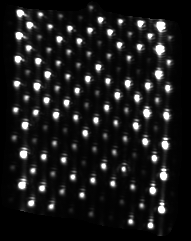
#> input picture resources/dots.png, 191 x 241 px, found by its file name
$ python dot_detector.py
#> lines starting #> are read from the running program, lines starting #| are printed output that depends on the picture; after the words box and inside, x2 and y2 are one past the last pixel; in counts of white or black regions, pixels touching at a corner belong together
import numpy as np
import matplotlib.pyplot as plt
import cv2 as cv

img = cv.imread('.\resources\dots.png')
#> img is the input picture: shape (241, 191, 3); min 0, max 255, mean 26.5
gray = cv.cvtColor(img, cv.COLOR_BGR2GRAY)
gray_blurred = cv.blur(gray, (4, 4))
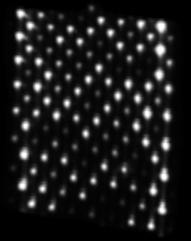
#> gray_blurred: shape (241, 191); min 0, max 255, mean 26.6

# Apply Hough transform on the blurred image.
detected_circles = cv.HoughCircles(gray_blurred,
                   cv.HOUGH_GRADIENT, 1, 12, param1 = 5,
                                   param2 = 5, minRadius = 0, maxRadius = 5)
#> detected_circles = 127 rows, first 8: [160.5, 25.5, 4.4], [159.5, 49.5, 4.4], [38.5, 61.5, 3.3], [35.5, 112.5, 2.4], [19.5, 36.5, 3.3], [40.5, 14.5, 2.4], [163.5, 176.5, 3.3], [147.5, 112.5, 4.4]

# Draw circles that are detected.
if detected_circles is not None:
    detected_circles = np.uint16(np.around(detected_circles))
#> detected_circles = 127 rows, first 8: [160, 26, 4], [160, 50, 4], [38, 62, 3], [36, 112, 2], [20, 36, 3], [40, 14, 2], [164, 176, 3], [148, 112, 4]

    for pt in detected_circles[0, :]:
        a, b, r = pt[0], pt[1], pt[2]

        # Draw the circumference of the circle.
        cv.circle(img, (a, b), r, (0, 255, 0), 2)

        # Draw a small circle (of radius 1) to show the center.
        cv.circle(img, (a, b), 1, (0, 0, 255), 3)
#> this loop made 127 passes
#> (a, b, r) on passes 1 to 12: (160, 26, 4), (160, 50, 4), (38, 62, 3), (36, 112, 2), (20, 36, 3), (40, 14, 2), (164, 176, 3), (148, 112, 4), (38, 86, 4), (158, 72, 3), (32, 204, 2), (120, 22, 2)
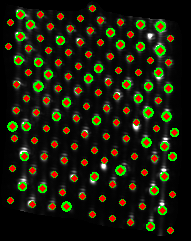
#> img: shape (241, 191, 3); 13.45% of pixels changed, all inside (x1, y1, x2, y2) = (5, 5, 179, 234)

plt.imshow(img)
plt.show()

$ run again, with resources/seed position.png copied over resources/dots.png
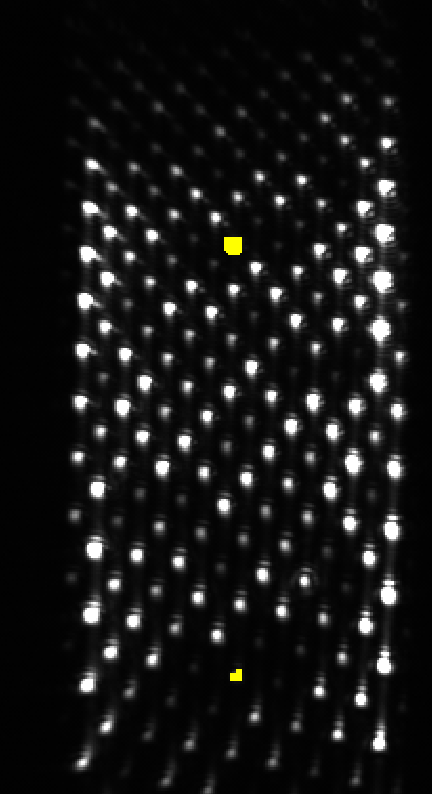
#> input picture resources/seed position.png, 432 x 794 px, found by its file name
#> img is the input picture: shape (794, 432, 3); mean B, G, R 22, 22.3, 22.3
#> `gray_blurred = cv.blur(gray, (4, 4))`:
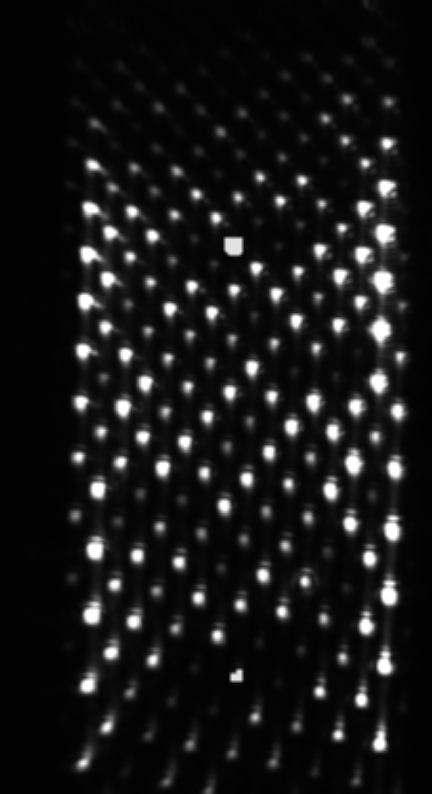
#> gray_blurred: shape (794, 432); min 1, max 255, mean 22.3
#> `detected_circles = cv.HoughCircles(gray_blurred, cv.HOUGH_GRADIENT, 1,..`: detected_circles = 726 rows, first 8: [239.5, 604.5, 4.4], [129.5, 256.5, 4.4], [348.5, 42.5, 4.2], [106.5, 726.5, 4.4], [337.5, 734.5, 4.4], [326.5, 550.5, 3.3], [78.5, 456.5, 4.4], [216.5, 634.5, 4.4]
#> `detected_circles = np.uint16(np.around(detected_circles))`: detected_circles = 726 rows, first 8: [240, 604, 4], [130, 256, 4], [348, 42, 4], [106, 726, 4], [338, 734, 4], [326, 550, 3], [78, 456, 4], [216, 634, 4]
#> the loop `for pt in detected_circles[0, :]:` made 726 passes
#> after the loop `for pt in detected_circles[0, :]:`:
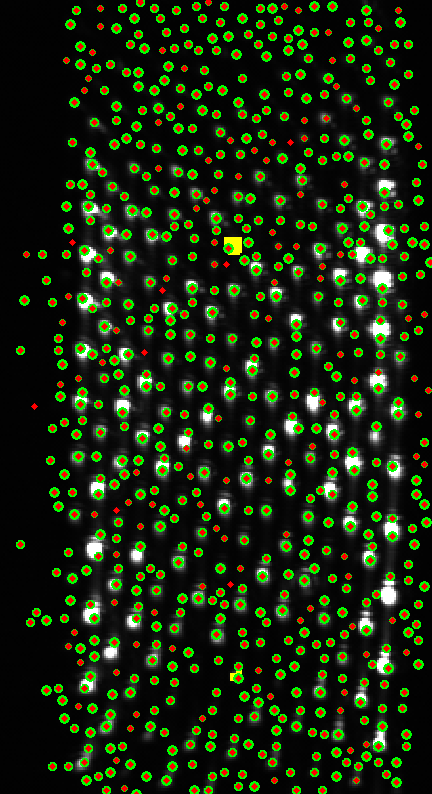
#> img: shape (794, 432, 3); 14.9% of pixels changed, all inside (x1, y1, x2, y2) = (16, 0, 432, 794)

$ run again, with resources/seed position2.png copied over resources/dots.png
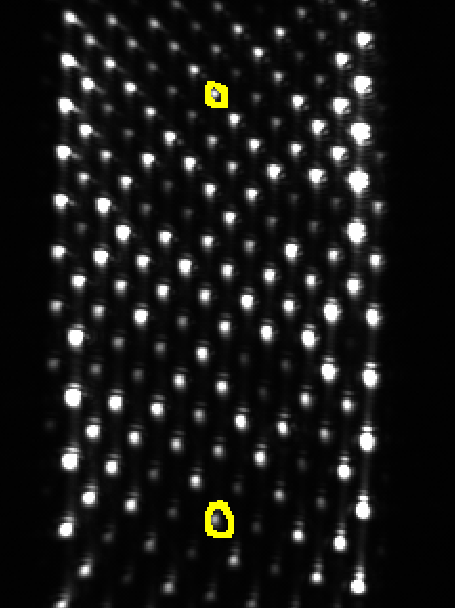
#> input picture resources/seed position2.png, 455 x 608 px, found by its file name
#> img is the input picture: shape (608, 455, 3); mean B, G, R 24.5, 25.5, 25.5
#> `gray_blurred = cv.blur(gray, (4, 4))`:
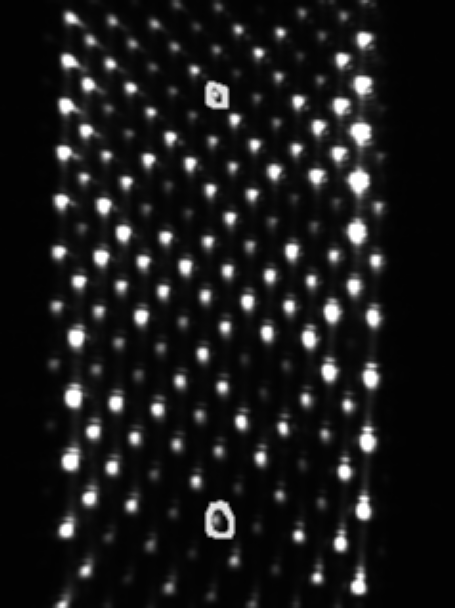
#> gray_blurred: shape (608, 455); min 1, max 255, mean 25.5
#> `detected_circles = cv.HoughCircles(gray_blurred, cv.HOUGH_GRADIENT, 1,..`: detected_circles = 537 rows, first 8: [98.5, 310.5, 4.4], [222.5, 386.5, 4.4], [249.5, 245.5, 4.4], [316.5, 577.5, 4.4], [276.5, 122.5, 3.3], [182.5, 321.5, 4.4], [195.5, 480.5, 4.4], [224.5, 326.5, 4.4]
#> `detected_circles = np.uint16(np.around(detected_circles))`: detected_circles = 537 rows, first 8: [98, 310, 4], [222, 386, 4], [250, 246, 4], [316, 578, 4], [276, 122, 3], [182, 322, 4], [196, 480, 4], [224, 326, 4]
#> the loop `for pt in detected_circles[0, :]:` made 537 passes
#> after the loop `for pt in detected_circles[0, :]:`:
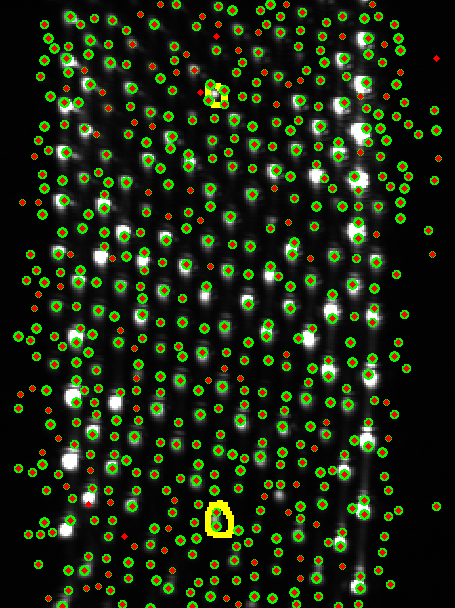
#> img: shape (608, 455, 3); 13.67% of pixels changed, all inside (x1, y1, x2, y2) = (13, 0, 442, 608)

$ run again, with resources/original image.tif saved as resources/dots.png
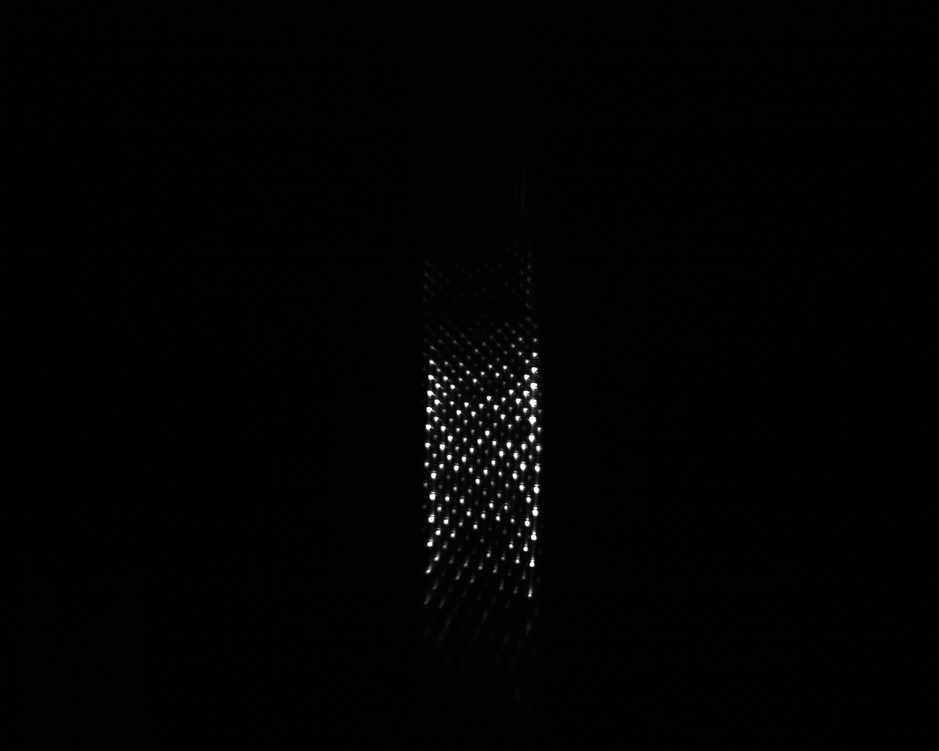
#> input picture resources/original image.tif, 939 x 751 px, shrunk from 1280 x 1024 before the run, found by its file name
#> img is the input picture: shape (751, 939, 3); min 1, max 255, mean 2.9
#> `detected_circles = cv.HoughCircles(gray_blurred, cv.HOUGH_GRADIENT, 1,..`: detected_circles = 240 rows, first 8: [429.5, 409.5, 2.4], [430.5, 393.5, 2.4], [532.5, 402.5, 3.3], [515.5, 231.5, 3], [532.5, 419.5, 3], [515.5, 694.5, 4.4], [425.5, 674.5, 3.3], [431.5, 519.5, 2.4]
#> `detected_circles = np.uint16(np.around(detected_circles))`: detected_circles = 240 rows, first 8: [430, 410, 2], [430, 394, 2], [532, 402, 3], [516, 232, 3], [532, 420, 3], [516, 694, 4], [426, 674, 3], [432, 520, 2]
#> the loop `for pt in detected_circles[0, :]:` made 240 passes
#> after the loop `for pt in detected_circles[0, :]:`:
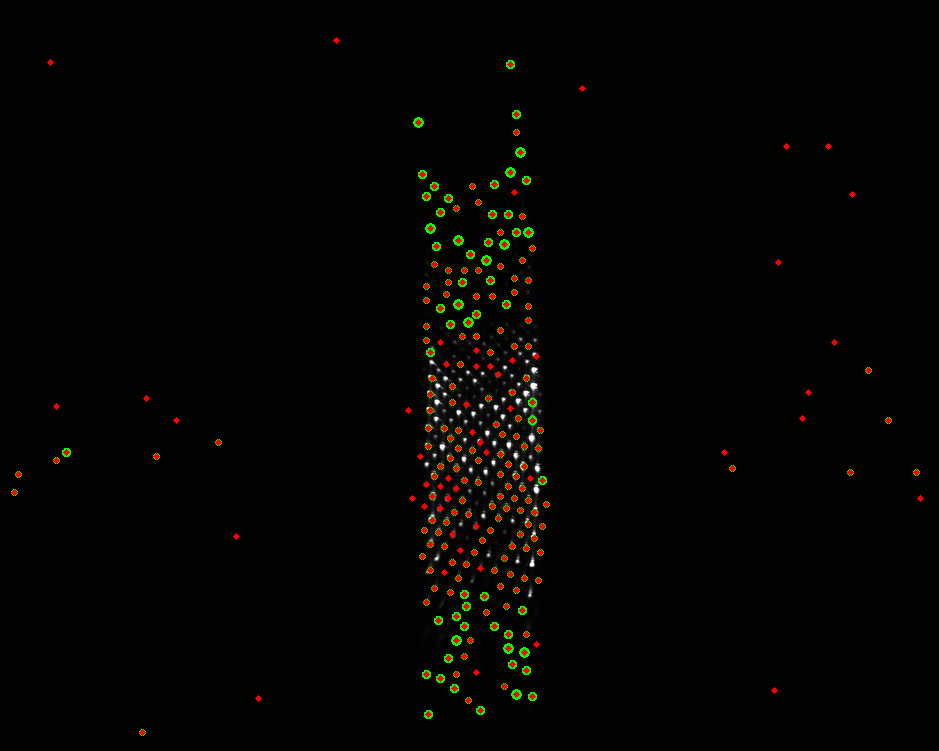
#> img: shape (751, 939, 3); 1.47% of pixels changed, all inside (x1, y1, x2, y2) = (11, 37, 924, 736)
